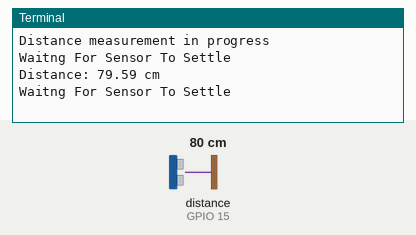
A program run on a simulated Raspberry Pi (BCM pin numbers). Shown: the last lines printed to the terminal. Inputs (shaded band) come from the test bench; at power-on: distance to the obstacle (sensor on GPIO 15) 80 cm. The echo pulse lasts 58.3 µs per cm; the clock reads 2024-03-15 10:24:30 at power-on unless the program sets it.

Above: at 1.2 s.
1.3 s: distance to the obstacle (sensor on GPIO 15) set to 2 cm
At 2.6 s:
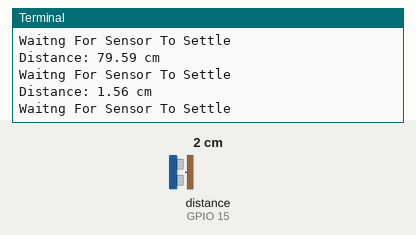
2.8 s: distance to the obstacle (sensor on GPIO 15) set to 4 cm
At 3.8 s:
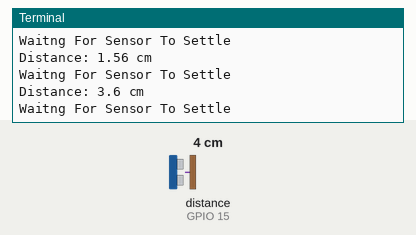
Timing chart, 0 to 5.8 s (numbered marks = the images above; inputs shaded):
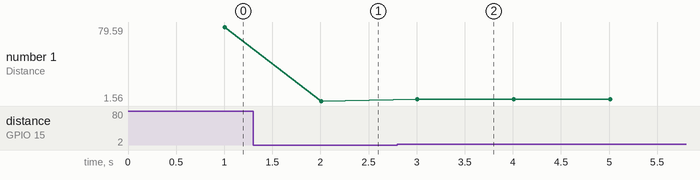

The program:

ultrasonicMeter.py
```python
import RPi.GPIO as GPIO                    #Import GPIO library
import time                                #Import time library
GPIO.setmode(GPIO.BCM)                     #Set GPIO pin numbering

TRIG = 14                                  #Associate pin 23 to TRIG
ECHO = 15                                  #Associate pin 24 to ECHO

print "Distance measurement in progress"

GPIO.setup(TRIG,GPIO.OUT)                  #Set pin as GPIO out
GPIO.setup(ECHO,GPIO.IN)                   #Set pin as GPIO in

while True:

  GPIO.output(TRIG, False)                 #Set TRIG as LOW
  print "Waitng For Sensor To Settle"
  time.sleep(1)                            #Delay of 2 seconds

  GPIO.output(TRIG, True)                  #Set TRIG as HIGH
  time.sleep(0.00001)                      #Delay of 0.00001 seconds
  GPIO.output(TRIG, False)                 #Set TRIG as LOW

  while GPIO.input(ECHO)==0:               #Check whether the ECHO is LOW
    pulse_start = time.time()              #Saves the last known time of LOW pulse

  while GPIO.input(ECHO)==1:               #Check whether the ECHO is HIGH
    pulse_end = time.time()                #Saves the last known time of HIGH pulse

  pulse_duration = pulse_end - pulse_start #Get pulse duration to a variable

  distance = pulse_duration * 17150        #Multiply pulse duration by 17150 to get distance
  distance = round(distance, 2)            #Round to two decimal points

  if distance > 2 and distance < 400:      #Check whether the distance is within range
    print "Distance:",distance - 0.5,"cm"  #Print distance with 0.5 cm calibration
  else:
    print "Out Of Range"                   #display out of range
```

Measured:
- after the input at 1.3 s, the terminal: prints a new line after 0.71 s (image 1)
- after the input at 2.8 s, the terminal: prints a new line after 0.21 s (image 2)
- plotted number 1: 79.59 → 1.56 after the input at 1.3 s, 1.56 → 3.6 after the input at 2.8 s
